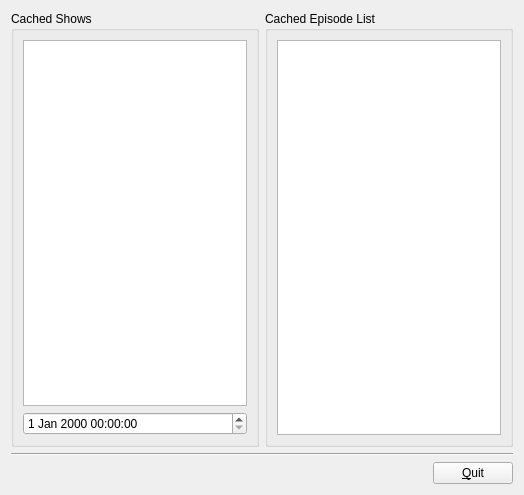
<ui version="4.0" >
 <class>CacheToolForm</class>
 <widget class="QWidget" name="CacheToolForm" >
  <property name="geometry" >
   <rect>
    <x>0</x>
    <y>0</y>
    <width>524</width>
    <height>495</height>
   </rect>
  </property>
  <property name="windowTitle" >
   <string>Cache Tool</string>
  </property>
  <layout class="QGridLayout" >
   <item row="0" column="0" >
    <widget class="QGroupBox" name="groupBox_2" >
     <property name="sizePolicy" >
      <sizepolicy vsizetype="Preferred" hsizetype="Maximum" >
       <horstretch>0</horstretch>
       <verstretch>0</verstretch>
      </sizepolicy>
     </property>
     <property name="title" >
      <string>Cached Shows</string>
     </property>
     <layout class="QGridLayout" >
      <item row="0" column="0" >
       <widget class="QListWidget" name="listShows" />
      </item>
      <item row="1" column="0" >
       <widget class="QDateTimeEdit" name="showCacheDateTime" />
      </item>
     </layout>
    </widget>
   </item>
   <item row="0" column="1" >
    <widget class="QGroupBox" name="groupBox_3" >
     <property name="title" >
      <string>Cached Episode List</string>
     </property>
     <layout class="QGridLayout" >
      <item row="0" column="0" >
       <widget class="QTableWidget" name="tableEpisodes" />
      </item>
     </layout>
    </widget>
   </item>
   <item row="1" column="0" colspan="2" >
    <widget class="Line" name="line" >
     <property name="orientation" >
      <enum>Qt::Horizontal</enum>
     </property>
    </widget>
   </item>
   <item row="2" column="0" colspan="2" >
    <layout class="QHBoxLayout" >
     <item>
      <spacer>
       <property name="orientation" >
        <enum>Qt::Horizontal</enum>
       </property>
       <property name="sizeHint" >
        <size>
         <width>40</width>
         <height>20</height>
        </size>
       </property>
      </spacer>
     </item>
     <item>
      <widget class="QPushButton" name="btnQuit" >
       <property name="text" >
        <string>&amp;Quit</string>
       </property>
      </widget>
     </item>
    </layout>
   </item>
  </layout>
 </widget>
 <resources/>
 <connections/>
</ui>
